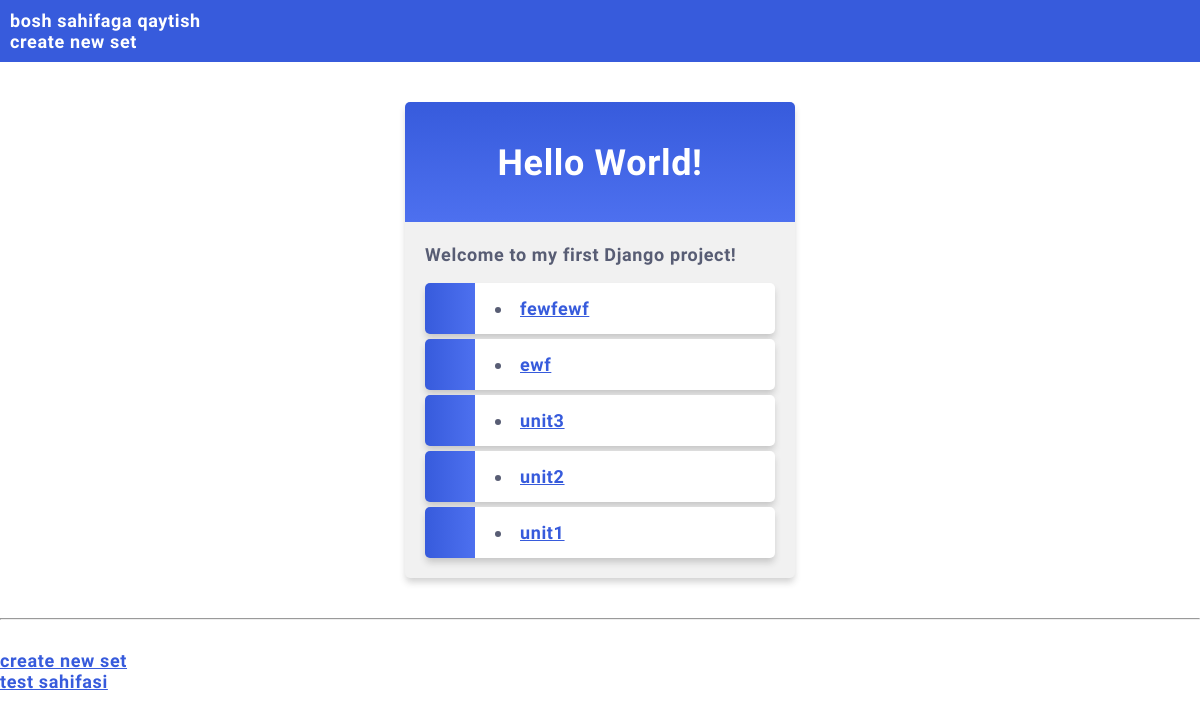
The app's page /, older data.
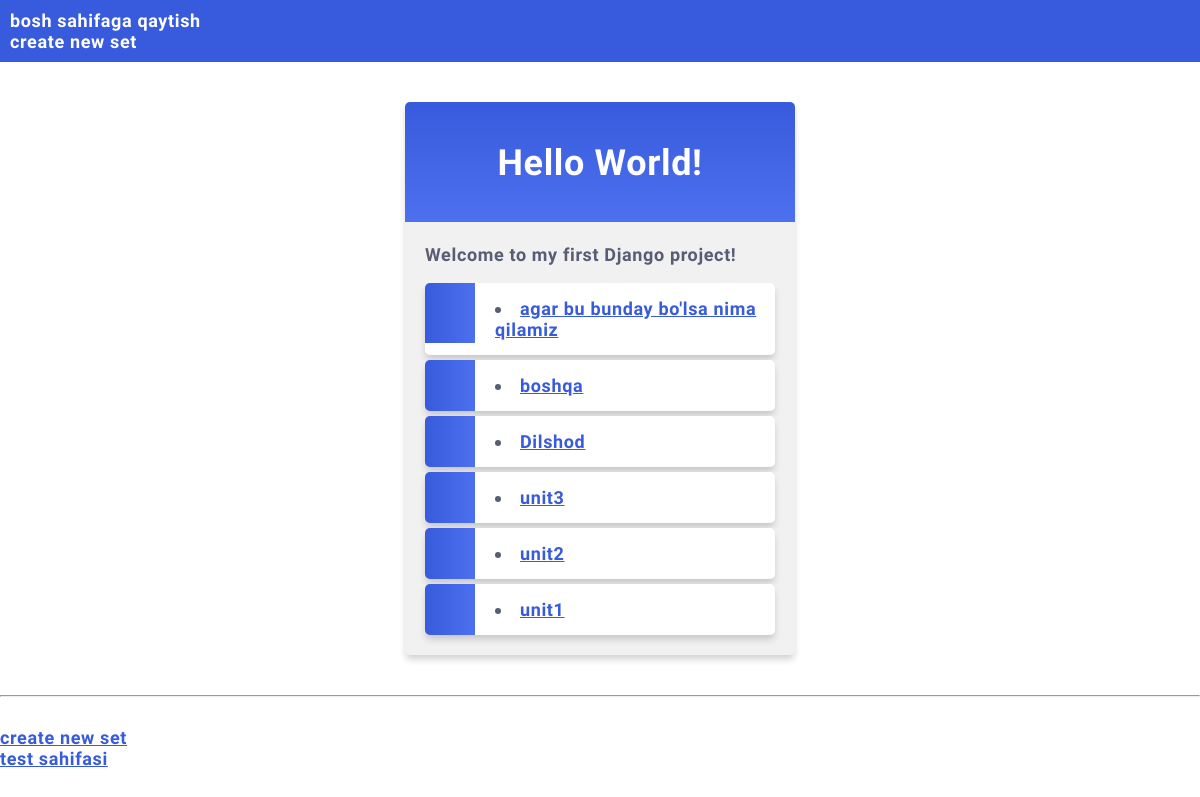
The same page, newer data.
### my_card/models.py (models this page shows, shortened)
class Set(models.Model):
    name = models.CharField(max_length = 64)
    description = models.CharField(max_length = 255, blank =True)

### my_card/views.py (the view)
# urls.py: path('', views.index, name='index'),
def index(request):
    my_sets = Set.objects.all()
    context = {'my_sets': my_sets }
    return render(request, 'my_card/index.html', context=context)

### my_card/templates/my_card/index.html (shortened to what this page needs)
{% extends "my_card/base.html" %}
{% block content %}
<div class="mycard">
          <h1>Hello World!</h1>
      <p>Welcome to my first Django project!</p>
    {% for my_set in my_sets reversed %}
    <div>
         <a href = "{% url 'set_list' my_set.id %}">
             <li onclick="window.location= details"> {{my_set.name}}
         </a>
    </div>
    {% endfor %}
</div>
{% endblock %}

Row changes from the older to the newer data that the page shows:
removed Set: name "fewfewf"
removed Set: name "ewf"
added Set: name "agar bu bunday bo'lsa nima qilamiz"
added Set: name "boshqa"
added Set: name "Dilshod"
